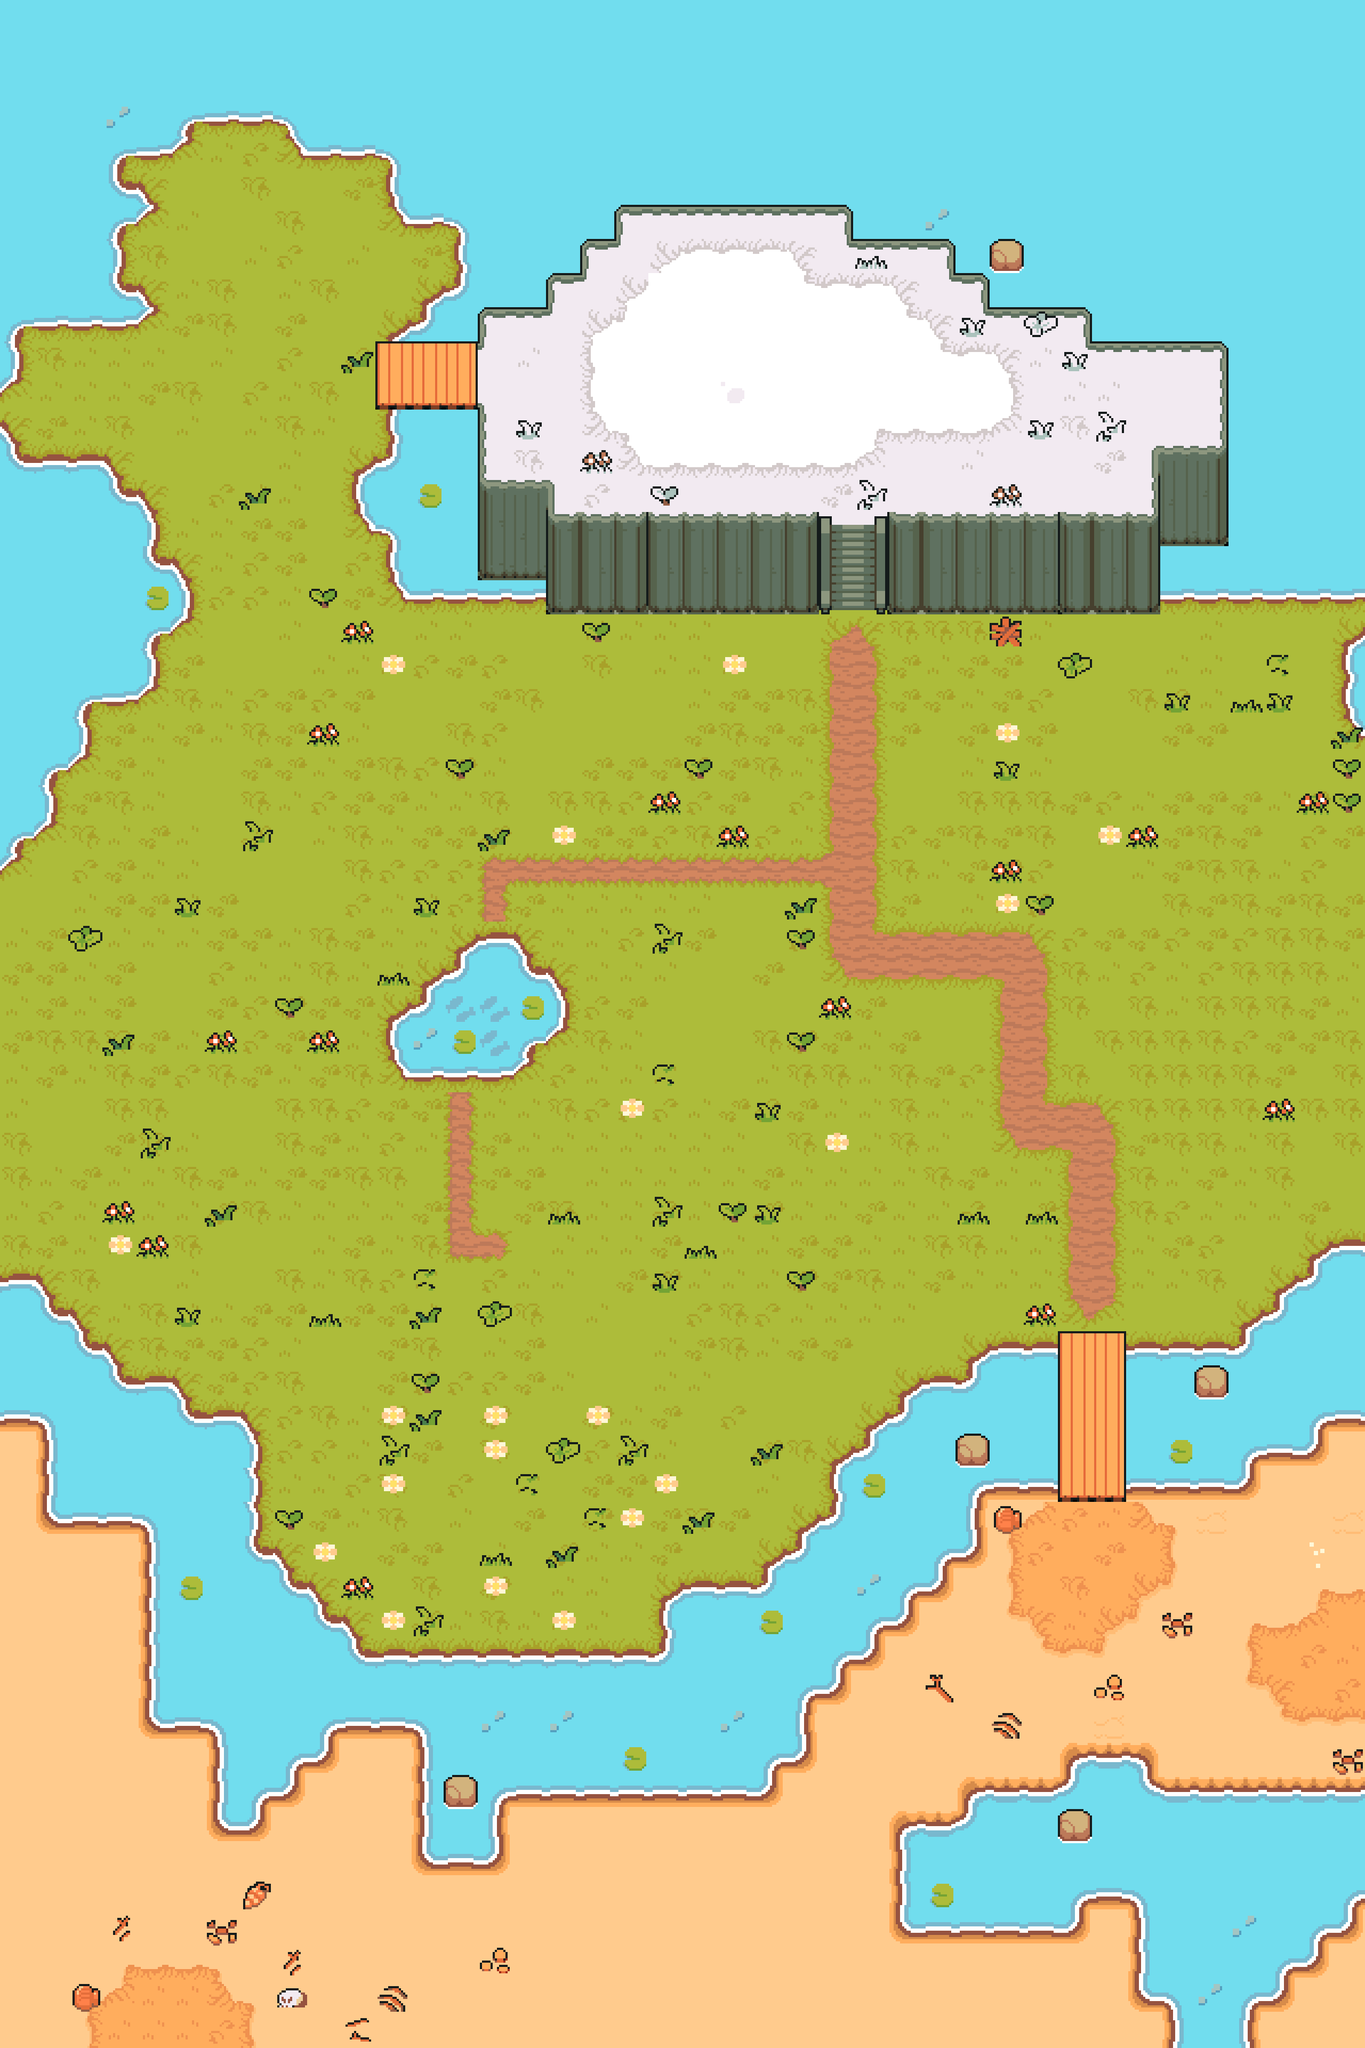

A level layout from a 2D game, rendered from its tile map. Below: a short description, then the map file with tile-grid data replaced by summaries:
An orthogonal 40x60 tile map with 64x64 px tiles, 2 tile layers (Tile Layer 1, Tile Layer 1), 2 tilesets.

<map version="1.10" tiledversion="1.11.2" orientation="orthogonal" renderorder="right-down" width="40" height="60" tilewidth="64" tileheight="64" infinite="0" nextlayerid="7" nextobjectid="12">
 <tileset firstgid="1" source="../tilesets/ground.tsx" />
 <tileset firstgid="2851" source="../tilesets/Floor.tsx" />
 <layer id="1" name="Tile Layer 1" width="40" height="60">
  <data>[2400 cells, 2400 non-empty, 1429 distinct tile ids]</data>
 </layer>
 <layer id="6" name="Tile Layer 1" width="40" height="60">
  <data>[2400 cells, 2400 non-empty, 1429 distinct tile ids]</data>
 </layer>
</map>
